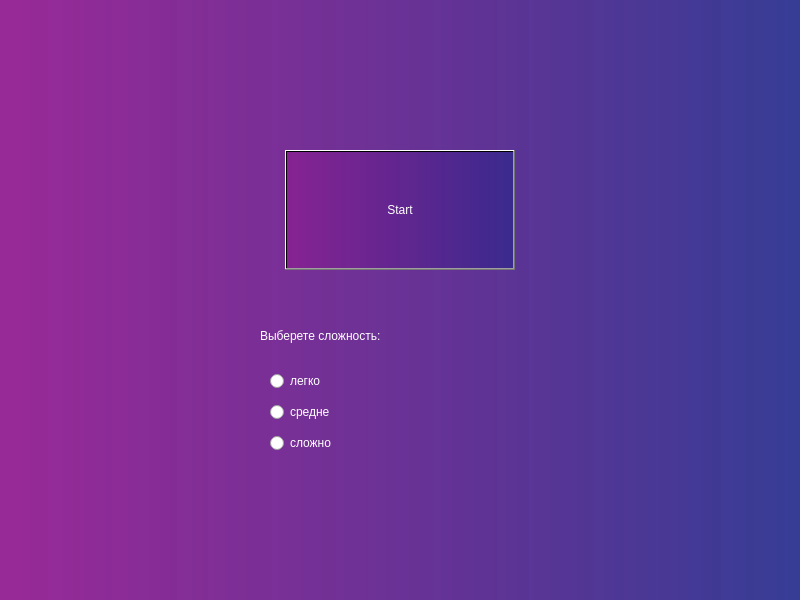
<?xml version="1.0" encoding="UTF-8"?>
<ui version="4.0">
 <class>MainWindow</class>
 <widget class="QMainWindow" name="MainWindow">
  <property name="enabled">
   <bool>true</bool>
  </property>
  <property name="geometry">
   <rect>
    <x>0</x>
    <y>0</y>
    <width>800</width>
    <height>600</height>
   </rect>
  </property>
  <property name="minimumSize">
   <size>
    <width>800</width>
    <height>600</height>
   </size>
  </property>
  <property name="maximumSize">
   <size>
    <width>800</width>
    <height>600</height>
   </size>
  </property>
  <property name="mouseTracking">
   <bool>false</bool>
  </property>
  <property name="windowTitle">
   <string>Numbers_memory</string>
  </property>
  <property name="styleSheet">
   <string notr="true">background-color: qlineargradient(spread:pad, x1:0, y1:0, x2:1, y2:0, stop:0 rgba(145, 26, 143, 150), stop:1 rgba(23, 30, 133, 125));</string>
  </property>
  <property name="iconSize">
   <size>
    <width>80</width>
    <height>64</height>
   </size>
  </property>
  <widget class="QWidget" name="centralwidget">
   <widget class="QPushButton" name="ButtonStart">
    <property name="geometry">
     <rect>
      <x>285</x>
      <y>150</y>
      <width>230</width>
      <height>120</height>
     </rect>
    </property>
    <property name="styleSheet">
     <string notr="true">font: 36pt &quot;MS Shell Dlg 2&quot;;
color: rgb(255, 255, 255);
border-color: rgb(92, 0, 149);</string>
    </property>
    <property name="text">
     <string>Start</string>
    </property>
   </widget>
   <widget class="QLabel" name="change_complexity">
    <property name="geometry">
     <rect>
      <x>260</x>
      <y>310</y>
      <width>271</width>
      <height>51</height>
     </rect>
    </property>
    <property name="styleSheet">
     <string notr="true">background-color: none;
font: 20pt &quot;MS Shell Dlg 2&quot;;
color: rgb(255, 255, 255);</string>
    </property>
    <property name="text">
     <string>Выберете сложность:</string>
    </property>
   </widget>
   <widget class="QWidget" name="Levels" native="true">
    <property name="geometry">
     <rect>
      <x>270</x>
      <y>366</y>
      <width>90</width>
      <height>95</height>
     </rect>
    </property>
    <property name="styleSheet">
     <string notr="true">background-color: none</string>
    </property>
    <layout class="QVBoxLayout" name="verticalLayout_2">
     <item>
      <widget class="QRadioButton" name="complexity_light">
       <property name="styleSheet">
        <string notr="true">background-color: none;
font: 14pt &quot;MS Shell Dlg 2&quot;;
color: rgb(255, 255, 255);</string>
       </property>
       <property name="text">
        <string>легко</string>
       </property>
      </widget>
     </item>
     <item>
      <widget class="QRadioButton" name="complexity_middle">
       <property name="styleSheet">
        <string notr="true">background-color: none;
font: 14pt &quot;MS Shell Dlg 2&quot;;
color: rgb(255, 255, 255);</string>
       </property>
       <property name="text">
        <string>средне</string>
       </property>
      </widget>
     </item>
     <item>
      <widget class="QRadioButton" name="complexity_hard">
       <property name="styleSheet">
        <string notr="true">background-color: none;
font: 14pt &quot;MS Shell Dlg 2&quot;;
color: rgb(255, 255, 255);</string>
       </property>
       <property name="text">
        <string>сложно</string>
       </property>
      </widget>
     </item>
    </layout>
   </widget>
  </widget>
 </widget>
 <resources/>
 <connections/>
</ui>
